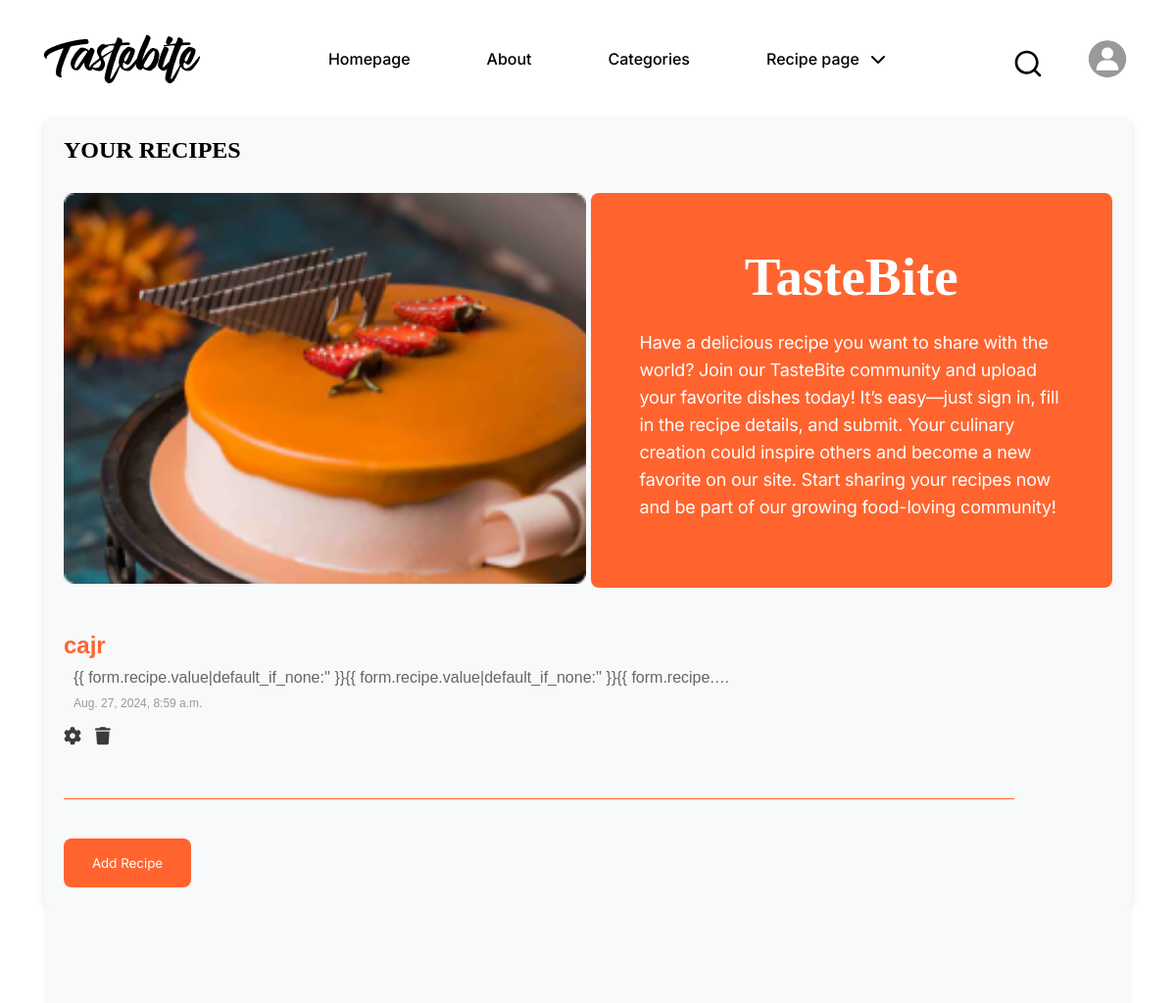
Before: /my_recipes/ (signed in, upper part) with the older database file.
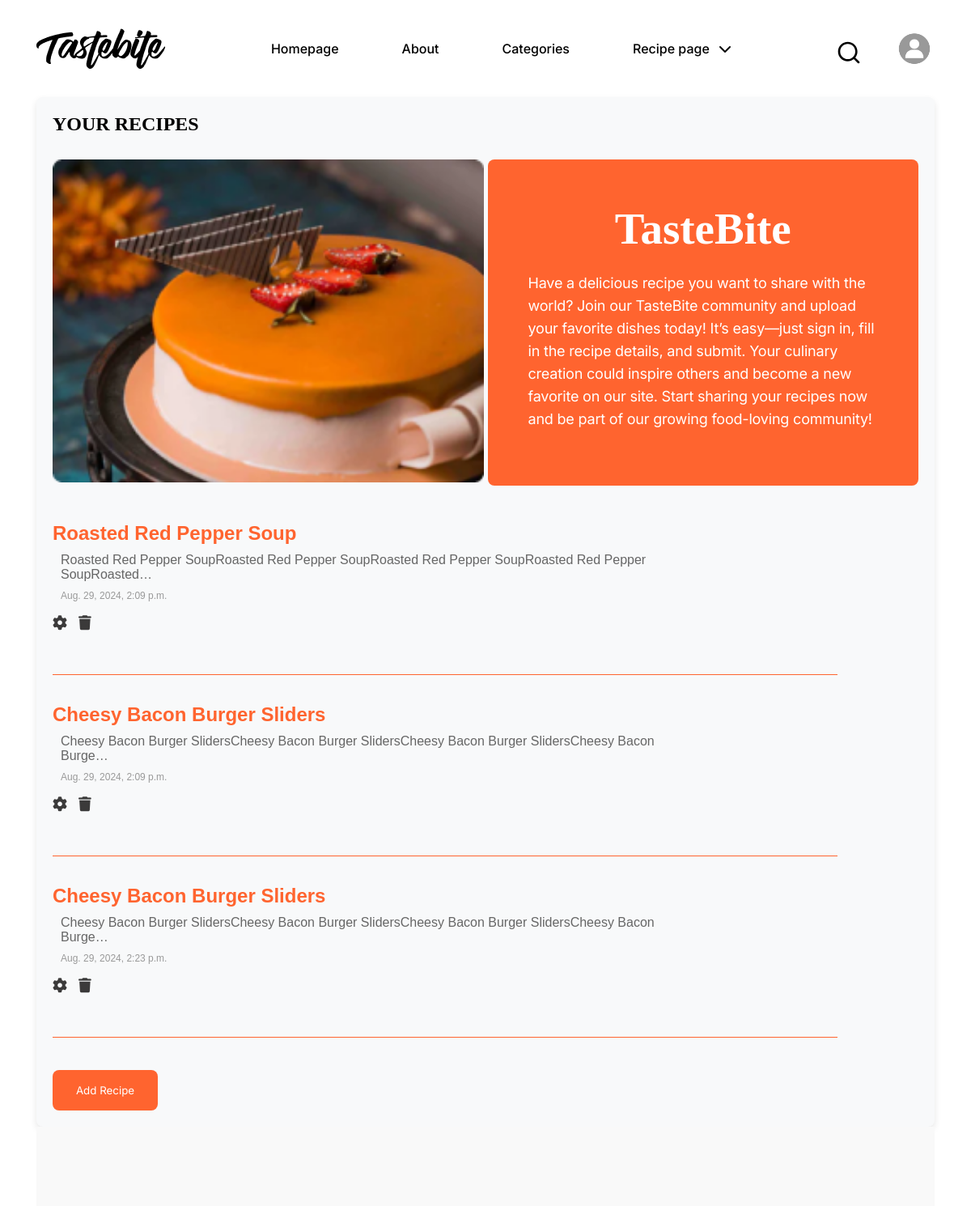
After: the same page with the newer database file.
### home/models.py (models this page shows, shortened)
class User_Recipe(models.Model):
    CATEGORIES=[
        ('Seefood','Seefood'),
        ('Soup','Soup'),
        ('Pancakes','Pancakes'),
        ('Meat','Meat'),
        ('Chicken','Chicken'),
        ('Less than 30 min','Less than 30 min'),
        ('Pasta','Pasta'),
        ('Pizza','Pizza'),
        ('Cake','Cake'),
        ('Pastries', 'Pastries'),
        ('Burger', 'Burger'),
        ('Vegan', 'Vegan'),
        ('Desserts', 'Desserts'),
        ('Smoothies', 'Smoothies'),
        ('Breakfast', 'Breakfast'),
        ('Salad', 'Salad'),
        ('Sandwiches', 'Sandwiches'),
        ('Waffles', 'Waffles'),
        ('Ramen', 'Ramen'),
        ('Dips', 'Dips'),
    ]
    recipe_owner= models.ForeignKey(User, on_delete=models.CASCADE)
    recipe_name=models.CharField(max_length=50)
    recipe = models.TextField()
    time = models.DateTimeField(auto_now_add=True)
    image = models.FileField(upload_to="Recipe imgs")
    category=models.CharField(max_length=50,choices=CATEGORIES,default='Seefood')

### home/views.py (the view)
# urls.py: path("my_recipes/",my_recipes_page,name='my_recipes'),
@login_required(login_url="account:login")
def my_recipes_page(request):
    recipes = User_Recipe.objects.filter(recipe_owner=request.user)
    return render(request, "my_recipes.html", {"recipes": recipes})

### templates/my_recipes.html (shortened to what this page needs)
{% extends "base.html" %}
{% load static %}
{% block body %}
    <link rel="stylesheet" href="{% static 'my_recipe.css' %}">
    <link rel="stylesheet" href="https://cdnjs.cloudflare.com/ajax/libs/font-awesome/6.6.0/css/all.min.css">
    <div class="container">
        <div class="total_recipes_div">
            <h2>YOUR RECIPES</h2>
            <div class="foto_text">
                <div class="foto_text_img">
                    <img src="{% static './images/img4.png' %}" alt="">
                </div>
                <div class="foto_text_text">
                    <h2>TasteBite</h2>
                    <p>Have a delicious recipe you want to share with the world? Join our TasteBite community and upload your favorite dishes today! It’s easy—just sign in, fill in the recipe details, and submit. Your culinary creation could inspire others and become a new favorite on our site. Start sharing your recipes now and be part of our growing food-loving community!</p>
                </div>
            </div>
            {% if recipes %}
                <div class="my_recipes">
                    <ul>
                        {% for recipe in recipes %}
                        <li>
                            <h3><a href="{% url 'recipe_detail' recipe.id %}">{{ recipe.recipe_name }}</a></h3>
                            <p>{{ recipe.recipe|truncatechars:100}}</p>
                            <small>{{ recipe.time }}</small>
                            <br>
                            <a href="{% url 'update' recipe.id %}"><i class="fa-solid fa-gear"></i></a>
                            <a href="{% url 'delete' recipe.id %}"><i class="fa-solid fa-trash"></i></a>
                        </li>
                        <br>
                        <hr>
                        {% endfor %}
                    </ul>
                </div>
            {% else %}
                <p id="p_text">You haven't added any recipes yet...</p>
            {% endif %}
            <a href="{% url 'add_recipe' %}">
                <button class="add_recipe_btn">Add Recipe</button>
            </a>
        </div>
    </div>
{% endblock body %}

Changed rows visible on the page:
removed User_Recipe: recipe_name "cajr", recipe "{{ form.recipe.value|default_if_none:'' }}{{ form.recipe.value|default_if_none:'' }}{{ form.recipe.…", time "Aug. 27, 2024, 8:59 a.m."
added User_Recipe: recipe_name "Roasted Red Pepper Soup", recipe "Roasted Red Pepper SoupRoasted Red Pepper SoupRoasted Red Pepper SoupRoasted Red Pepper SoupRoasted…", time "Aug. 29, 2024, 2:09 p.m."
added User_Recipe: recipe_name "Cheesy Bacon Burger Sliders", recipe "Cheesy Bacon Burger SlidersCheesy Bacon Burger SlidersCheesy Bacon Burger SlidersCheesy Bacon Burge…", time "Aug. 29, 2024, 2:09 p.m."
added User_Recipe: recipe_name "Cheesy Bacon Burger Sliders", recipe "Cheesy Bacon Burger SlidersCheesy Bacon Burger SlidersCheesy Bacon Burger SlidersCheesy Bacon Burge…", time "Aug. 29, 2024, 2:23 p.m."
